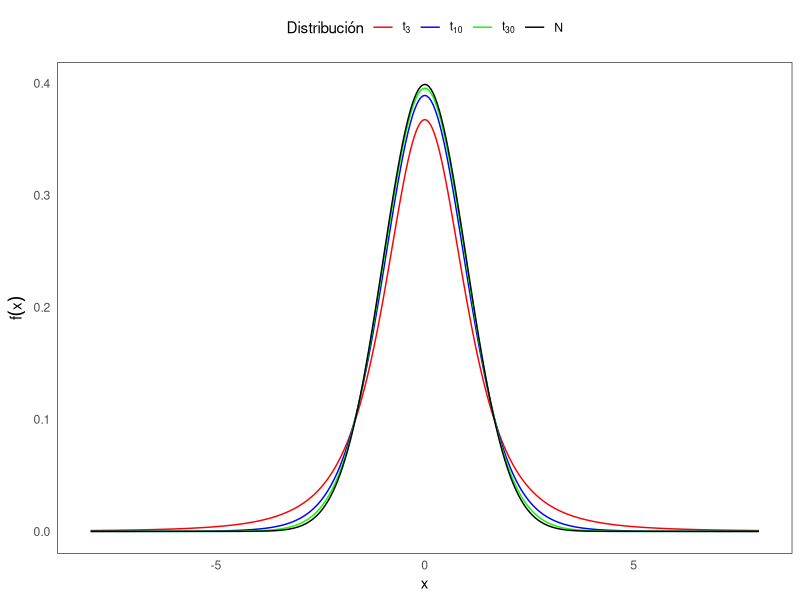
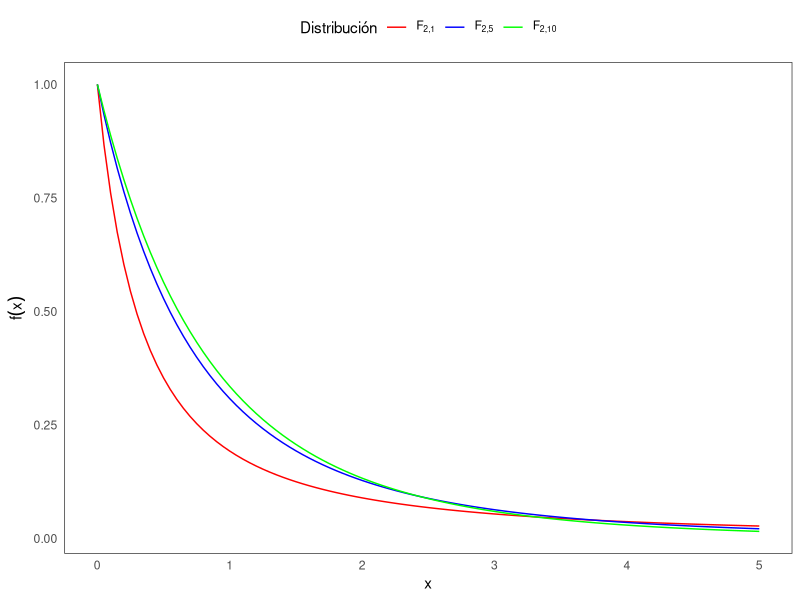
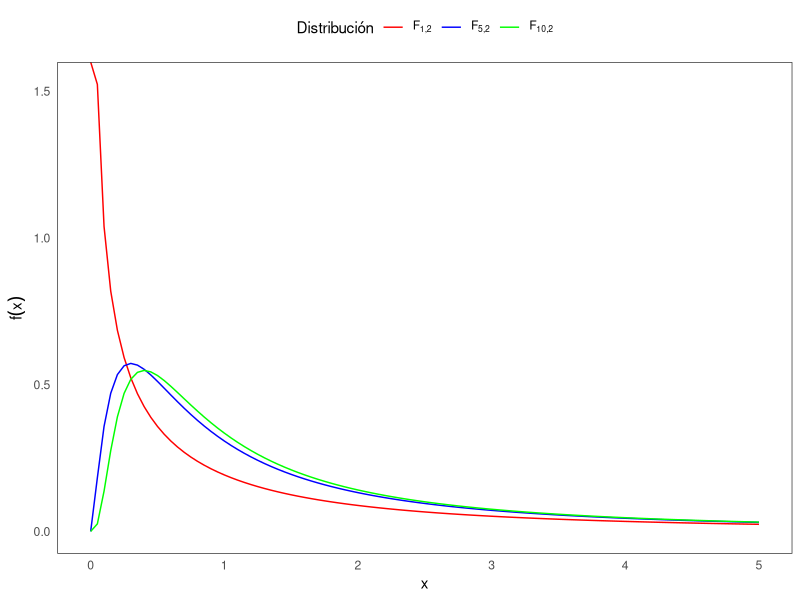
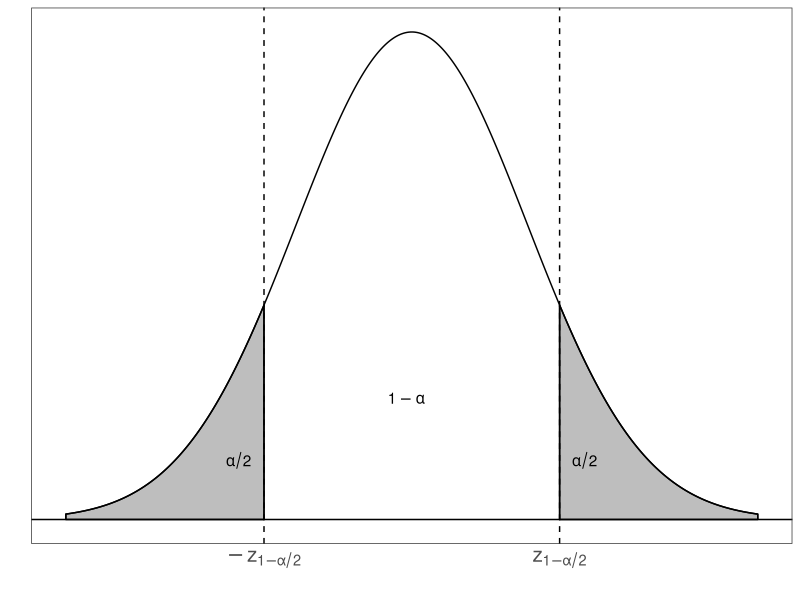
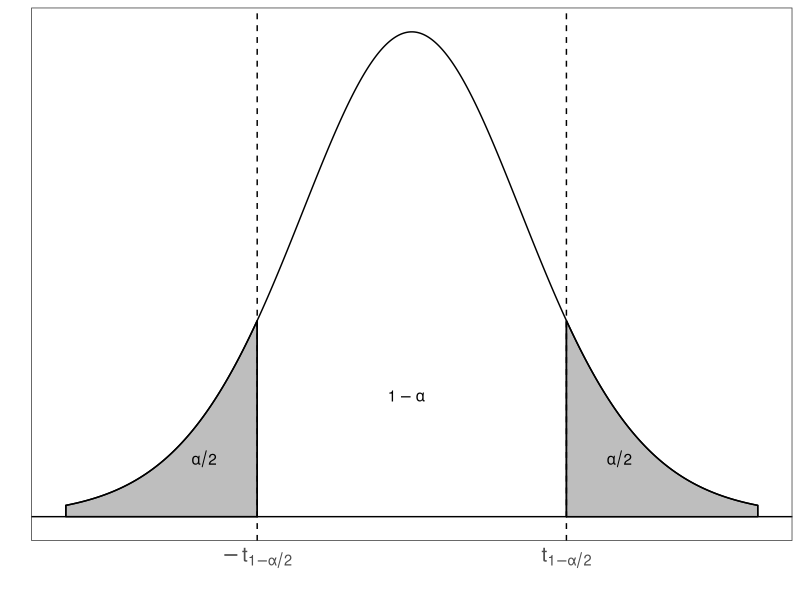

Here is the R script that generated these plots, in order:
## ---- chunk 1
library(ggplot2)
## ---- chunk 2
#| warning: false
#| fig-width: 8
#| fig-height: 4
cord.x <- seq(-8,8,0.05) 
cord.y1 <- dt(cord.x,3) 
cord.y2 <- dt(cord.x,10) 
cord.y3 <- dt(cord.x,30) 
cord.norm <- dnorm(cord.x)
densidad = c(cord.y1,cord.y2,cord.y3,cord.norm)
x = rep(cord.x,4)
dist = c(rep("t3",length(cord.x)),
         rep("t10",length(cord.x)),
         rep("t30",length(cord.x)),
         rep("norm",length(cord.x)))
datos <- data.frame(x,densidad,dist=factor(dist,levels=c("t3","t10","t30","norm")))


ggplot(datos) + geom_line(aes(x = x, y = densidad, color = factor(dist)))+
    xlab("x") + ylab(expression(f(x))) + xlim(-8,8)+
   scale_color_manual(name = "Distribución", 
                      values = c("red", "blue", "green","black"),
                      labels = c(expression(t[3]),expression(t[10]),expression(t[30]),"N"))+
theme_bw() + theme(panel.grid.major = element_blank(),
                   panel.grid.minor = element_blank(), 
                   axis.ticks = element_blank(),
                   legend.position="top")

## ---- chunk 3
#| warning: false
#| fig-width: 5
#| fig-height: 5
cord.x <- seq(0,5,0.05) 
cord.y1 <- df(cord.x,2,1) 
cord.y2 <- df(cord.x,2,5) 
cord.y3 <- df(cord.x,2,10) 
densidad = c(cord.y1,cord.y2,cord.y3)
x = rep(cord.x,3)
dist = c(rep("f21",length(cord.x)),
         rep("f25",length(cord.x)),
         rep("f210",length(cord.x)))
datos <- data.frame(x,
                    densidad,
                    dist=factor(dist,levels=c("f21","f25","f210")))


ggplot(datos) + geom_line(aes(x = x, y = densidad, color = factor(dist)))+
    xlab("x") + ylab(expression(f(x))) + xlim(0,5)+
   scale_color_manual(name = "Distribución", 
                      values = c("red", "blue", "green"),
                      labels = c(expression(F['2,1']),expression(F['2,5']),expression(F['2,10'])))+
theme_bw() + theme(panel.grid.major = element_blank(),
                   panel.grid.minor = element_blank(), 
                   axis.ticks = element_blank(),
                   legend.position="top")

## ---- chunk 4
#| warning: false
#| fig-width: 5
#| fig-height: 5
cord.x <- seq(0,5,0.05) 
cord.y1 <- df(cord.x,1,2) 
cord.y2 <- df(cord.x,5,2) 
cord.y3 <- df(cord.x,10,2) 
densidad = c(cord.y1,cord.y2,cord.y3)
x = rep(cord.x,3)
dist = c(rep("f12",length(cord.x)),
         rep("f52",length(cord.x)),
         rep("f102",length(cord.x)))
datos <- data.frame(x,
                    densidad,
                    dist=factor(dist,levels=c("f12","f52","f102")))


ggplot(datos) + geom_line(aes(x = x, y = densidad, color = factor(dist)))+
    xlab("x") + ylab(expression(f(x))) + xlim(0,5)+
   scale_color_manual(name = "Distribución", 
                      values = c("red", "blue", "green"),
                      labels = c(expression(F['1,2']),expression(F['5,2']),expression(F['10,2'])))+
theme_bw() + theme(panel.grid.major = element_blank(),
                   panel.grid.minor = element_blank(), 
                   axis.ticks = element_blank(),
                   legend.position="top")

## ---- chunk 5
#| warning: false
#| fig-width: 7
#| fig-height: 5
a <- qnorm(0.10)
b <- qnorm(0.90)

cord.x <- c(-3,seq(-3,a,0.001),a) 
cord.y <- c(0,dnorm(seq(-3,a,0.001)),0) 

cord.x2 <- c(b,seq(b,3,0.001),3) 
cord.y2 <- c(0,dnorm(seq(b,3,0.001)),0)

cord.x3 <- seq(a,b,0.001)
cord.y3 <- dnorm(seq(a,b,0.001))

## Grafico nuevo

ggplot() + geom_polygon(aes(x = cord.x, y = cord.y), color = "black", fill = "grey") +
geom_polygon(aes(x = cord.x2, y = cord.y2), color = "black", fill = "grey") +
    geom_hline(yintercept = 0, linetype = 1 ) + 
geom_vline(xintercept = c(a,b), linetype = "dashed" ) +
geom_line(aes(x = c(cord.x,cord.x3,cord.x2), y = c(cord.y, cord.y3, cord.y2))) +
annotate(geom="text", x = -0.05, y = dnorm(0)/4, label= expression(1-alpha), color="black")+
annotate(geom="text", x = -1.5, y = dnorm(1)/5, label= expression(alpha/2), color="black") +
annotate(geom="text", x = 1.5, y = dnorm(1)/5, label= expression(alpha/2), color="black") +
scale_x_continuous(breaks = c(a,b), 
                   labels= c(expression(-z[1-"\U03B1"/2]),
                             expression(z[1-"\U03B1"/2])), ) +
  xlab("") + ylab("") +
theme_bw() + theme(panel.grid.major = element_blank(),
                   panel.grid.minor = element_blank(), 
                   axis.ticks = element_blank(),
                   axis.text.y = element_blank(),
                   axis.text.x = element_text(size = 15))
## ---- chunk 6
#| warning: false
#| fig-width: 7
#| fig-height: 5
a <- qt(0.10, 15)
b <- qt(0.90, 15)

cord.x <- c(-3,seq(-3,a,0.001),a) 
cord.y <- c(0,dt(seq(-3,a,0.001),15),0) 

cord.x2 <- c(b,seq(b,3,0.001),3) 
cord.y2 <- c(0,dt(seq(b,3,0.001),15),0)

cord.x3 <- seq(a,b,0.001)
cord.y3 <- dt(seq(a,b,0.001),15)

#Grafico nuevo


ggplot() + geom_polygon(aes(x = cord.x, y = cord.y), color = "black", fill = "grey") +
      geom_hline(yintercept = 0, linetype = 1 ) + 
geom_polygon(aes(x = cord.x2, y = cord.y2), color = "black", fill = "grey") +
geom_vline(xintercept = c(a,b), linetype = "dashed" ) +
geom_line(aes(x = c(cord.x,cord.x3,cord.x2), y = c(cord.y, cord.y3, cord.y2))) +
annotate(geom="text", x = -0.05, y = dt(0,15)/4, label= expression(1-alpha), color="black")+
annotate(geom="text", x = -1.8, y = dt(1,15)/5, label= expression(alpha/2), color="black") +
annotate(geom="text", x = 1.8, y = dt(1,15)/5, label= expression(alpha/2), color="black") +
scale_x_continuous(breaks = c(a,b), 
                   labels= c(expression(-t[1-"\U03B1"/2]),
                             expression(t[1-"\U03B1"/2])), ) +
  xlab("") + ylab("") +
theme_bw() + theme(panel.grid.major = element_blank(),
                   panel.grid.minor = element_blank(), 
                   axis.ticks = element_blank(),
                   axis.text.y = element_blank(),
                   axis.text.x = element_text(size = 15))
